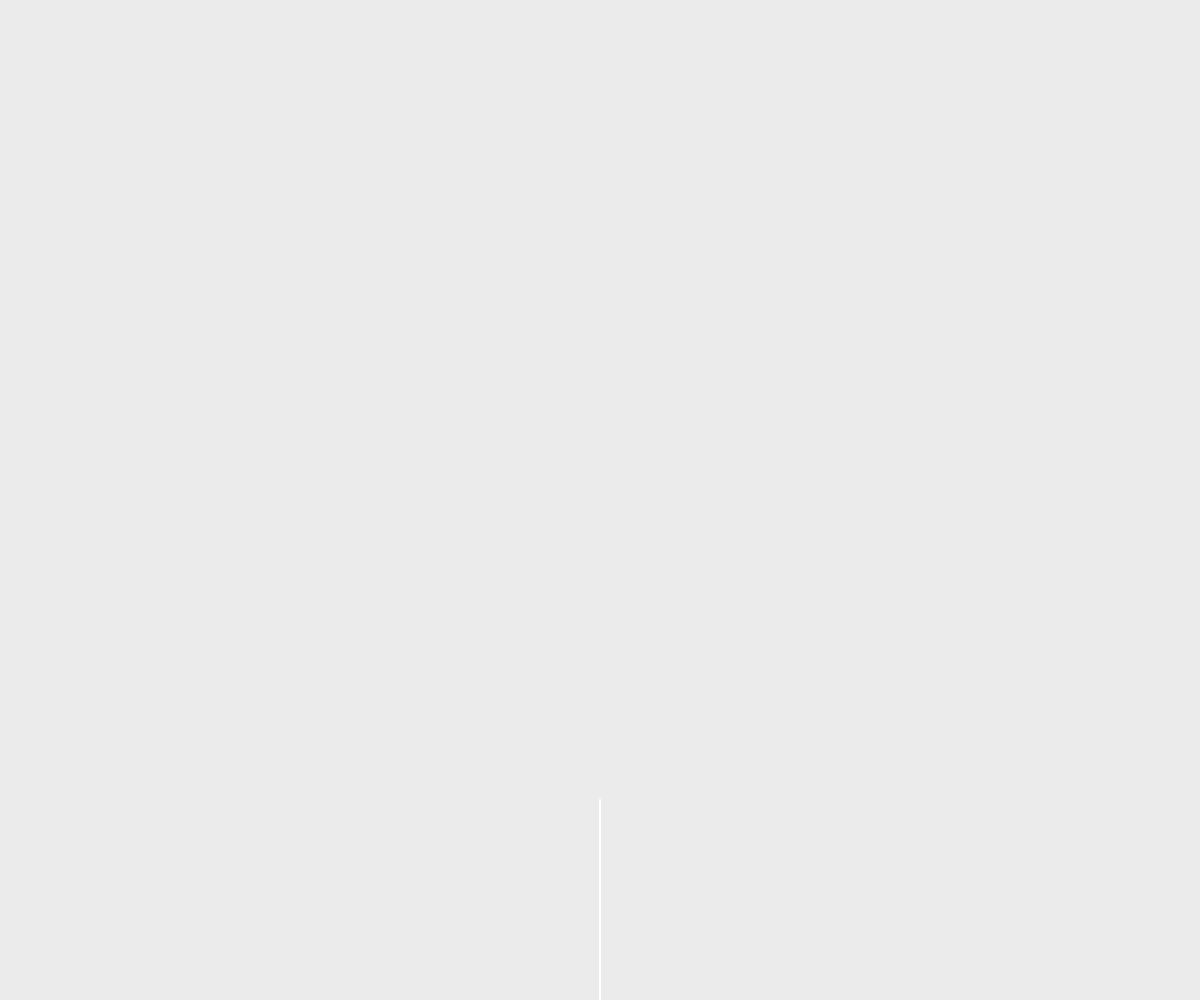
Frame 1 (no input)
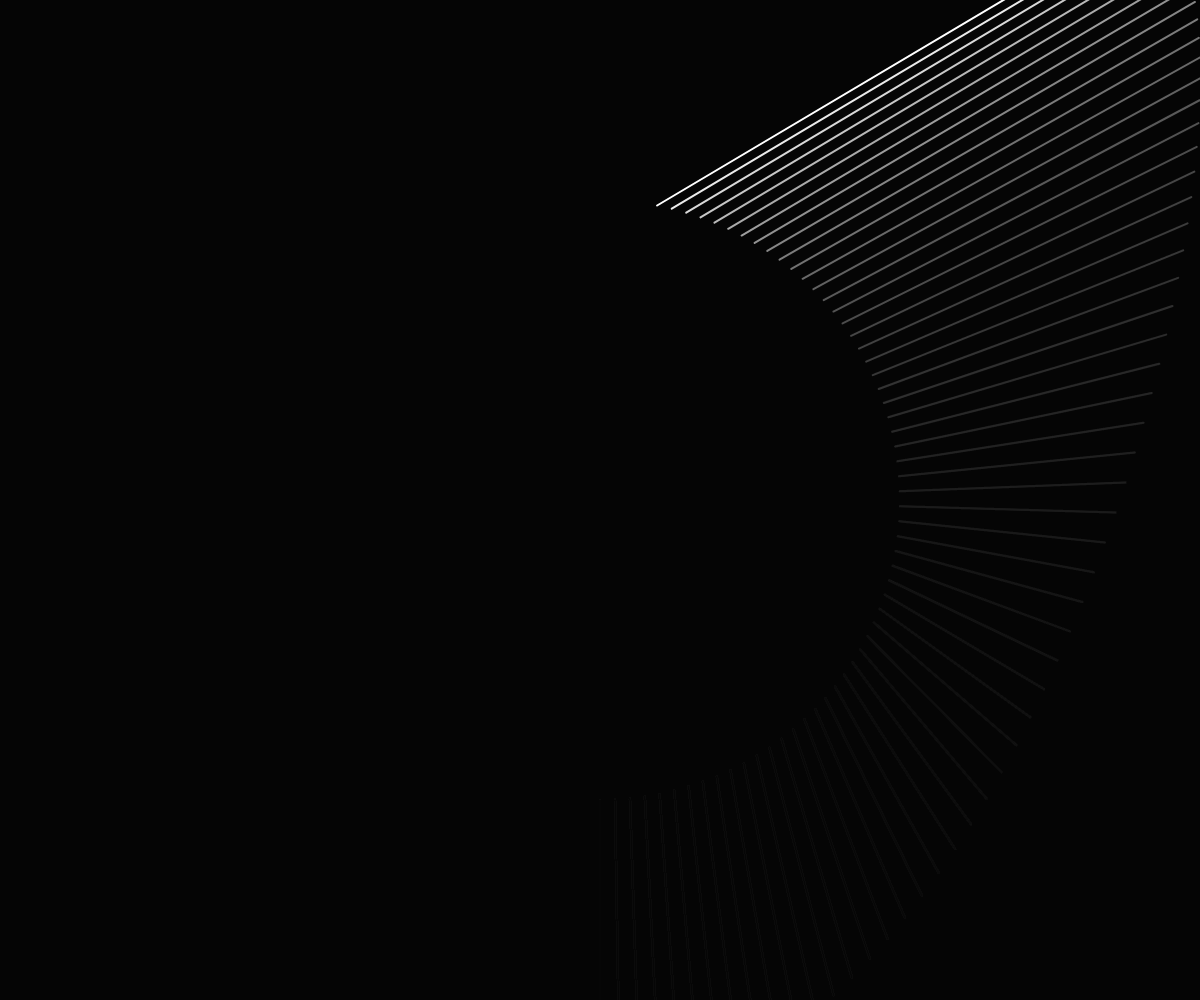
Frame 60 (no input)
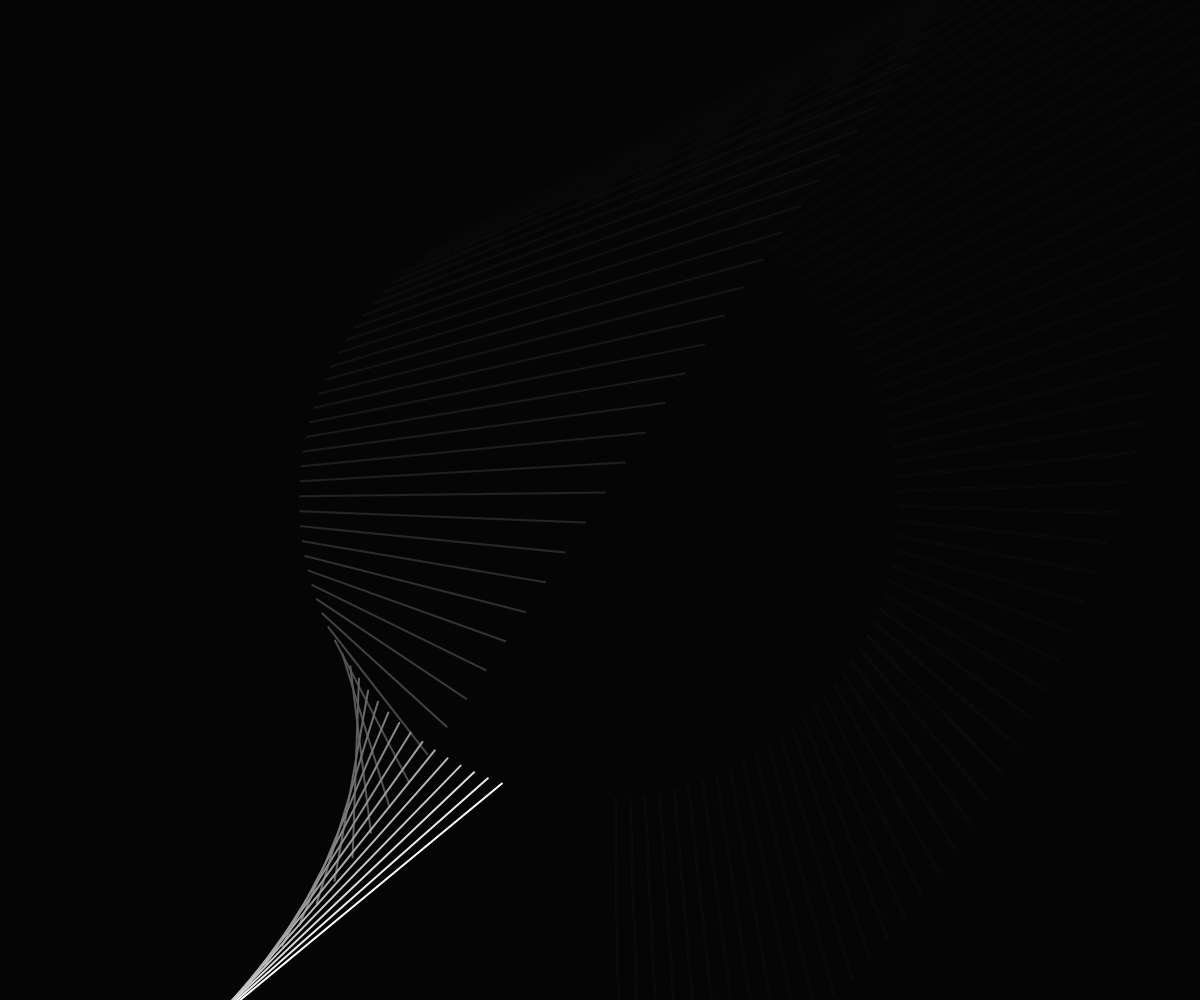
Frame 120 (the mouse pressed at the canvas centre since frame 60)

The p5.js sketch that drew these frames (run headless with seeded random() and noise() and a simulated clock; from frame 60 on, the mouse is pressed at the canvas centre):

// p5.js sketch
// ── sketch.js
/*
Based on Alexander Miller’s video on Recreating Vintage Computer Art with Processing and inspired by John Whitney's work:
https://www.youtube.com/watch?v=LaarVR1AOvs&t=181s
*/

let t = 0;

function setup() {
  createCanvas(windowWidth, windowHeight);
  strokeWeight(2);
  stroke(255);
}

function draw() {
  background(0, 20);
  
  translate(width / 2, height / 2);

  let amplitude = width / 4;

  let x1 = sin(t / 10) * amplitude;
  let y1 = cos(t / 10) * amplitude;

  let x2 = sin(t / 15) * amplitude * 2;
  let y2 = cos(t / 10) * amplitude * 2;

  line(x1, y1, x2, y2);
  t += 0.5;
}

function windowResized() {
  resizeCanvas(windowWidth, windowHeight);
  background(0);
}
